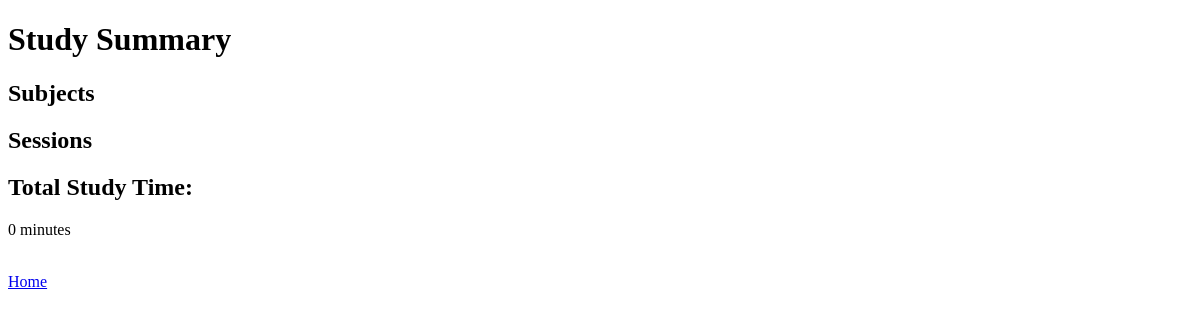
The app's page /summary, older data.
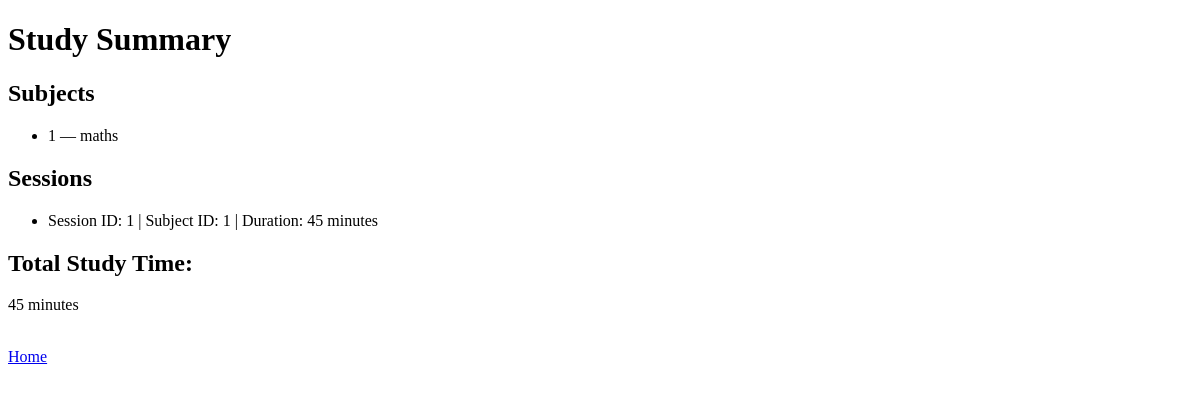
The same page, newer data.
### models/subject.py (models this page shows)
class Subject(db.Model):
    id = db.Column(db.Integer, primary_key=True)
    name = db.Column(db.String(100))
    difficulty = db.Column(db.String(20))

### models/session.py (models this page shows)
class StudySession(db.Model):
    id = db.Column(db.Integer, primary_key=True)
    subject_id = db.Column(db.Integer, db.ForeignKey('subject.id'))
    duration = db.Column(db.Integer)

### app.py (the view)
@app.route("/summary")
def summary():
    subjects = Subject.query.all()
    sessions = StudySession.query.all()
    total_time = sum(s.duration for s in sessions)
    return render_template(
        "summary.html",
        subjects=subjects,
        sessions=sessions,
        total_time=total_time
    )

### templates/summary.html (shortened to what this page needs)
<!DOCTYPE html>
<html>
<head>
</head>
<body>
<h1>Study Summary</h1>
<h2>Subjects</h2>
<ul>
    {% for sub in subjects %}
        <li>{{ sub.id }} — {{ sub.name }}</li>
    {% endfor %}
</ul>
<h2>Sessions</h2>
<ul>
    {% for ses in sessions %}
        <li>Session ID: {{ ses.id }} | Subject ID: {{ ses.subject_id }} | Duration: {{ ses.duration }} minutes</li>
    {% endfor %}
</ul>
<h2>Total Study Time:</h2>
<p>{{ total_time }} minutes</p>
<br>
<a href="/">Home</a>
</body>
</html>

Row changes from the older to the newer data that the page shows:
added Subject: id "1", name "maths"
added StudySession: id "1", subject_id "1", duration "45"
Text that changed along with them:
{{ total_time }}: "0" → "45"
